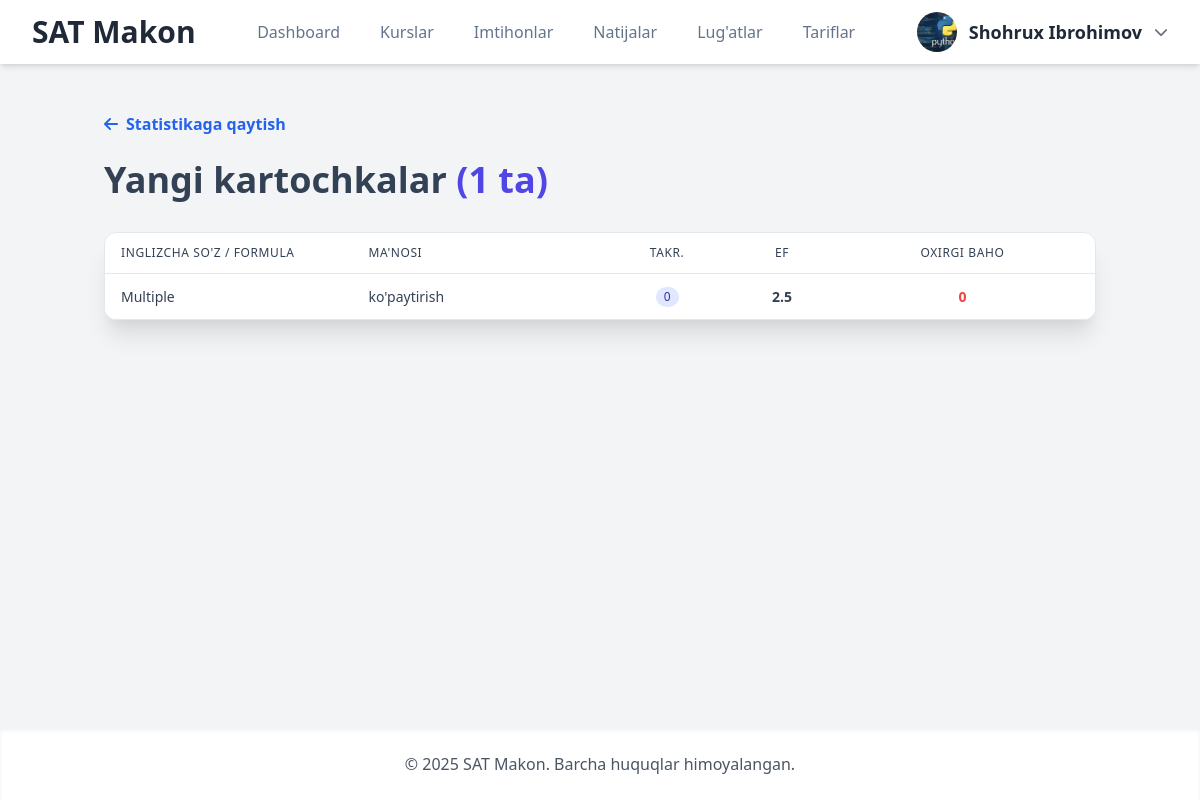
Page /edu-pro/flashcards/list/new/ (signed in) on the committed database.
### Mock/models.py (models this page shows, shortened)
class CustomUser(AbstractUser):
    first_name = None
    last_name = None
    full_name = models.CharField(max_length=255, verbose_name="To'liq ism (F.I.Sh)")
    email = models.EmailField(unique=True, verbose_name="Elektron pochta")
    phone_number = models.CharField(max_length=20, unique=True, null=True, blank=True, verbose_name="Telefon raqami")
    center = models.ForeignKey(
        Center,
        on_delete=models.SET_NULL,
        null=True,
        blank=True,
        related_name='members',
        verbose_name="O'quv Markazi"
    )
    ROLE_CHOICES = [
        ('student', "O'quvchi"),
        ('teacher', "O'qituvchi"),
        ('center_admin', "Markaz Admini"),
        ('admin', "Platforma Super Admini"),
    ]
    role = models.CharField(max_length=20, choices=ROLE_CHOICES, default='student', verbose_name="Foydalanuvchi roli")
    profile_picture = models.ImageField(upload_to='profile_pics/', null=True, blank=True, verbose_name="Profil rasmi")
    bio = models.TextField(max_length=500, blank=True, verbose_name="O'zi haqida")
    ability = models.FloatField(default=0.0, verbose_name="Foydalanuvchi qobiliyati (Rasch)")
    teacher = models.ForeignKey(
        'self',
        on_delete=models.SET_NULL,
        null=True,
        blank=True,
        limit_choices_to=models.Q(role='teacher') | models.Q(role='center_admin'),
        related_name='students',
        verbose_name="Biriktirilgan Ustoz/Admin"
    )
    is_approved = models.BooleanField(default=True, verbose_name="Tasdiqlangan")
    is_banned = models.BooleanField(default=False, verbose_name="Bloklangan")
    USERNAME_FIELD = 'username'
    REQUIRED_FIELDS = ['email', 'full_name']
    def get_full_name(self):
        return self.full_name.strip()
    class Meta:
        verbose_name = "Foydalanuvchi"
        verbose_name_plural = "Foydalanuvchilar"

class Flashcard(models.Model):
    CONTENT_TYPE_CHOICES = [
        ('word', _("So'z/Ibora")),
        ('formula', _("Formula"))
    ]
    content_type = models.CharField(
        max_length=20,
        choices=CONTENT_TYPE_CHOICES,
        default='word',
        verbose_name=_("Kontent turi")
    )
    english_content = RichTextUploadingField(verbose_name=_("Inglizcha kontent"))
    uzbek_meaning = RichTextUploadingField(verbose_name=_("O'zbekcha ma'nosi"))
    context_sentence = RichTextUploadingField( blank=True,  null=True,  verbose_name=_("Kontekst (gap)"))
    author = models.ForeignKey( settings.AUTH_USER_MODEL, on_delete=models.CASCADE, related_name='flashcards', verbose_name=_("Muallif"))
    source_question = models.ForeignKey( 'Question', on_delete=models.SET_NULL, related_name='associated_flashcards', verbose_name=_("Manba-savol"), null=True, blank=True)
    center = models.ForeignKey(
        'Center',
        on_delete=models.CASCADE,
        related_name='flashcards',
        verbose_name=_("Tegishli Markaz"),
        null=True
    )
    created_at = models.DateTimeField(auto_now_add=True)
    class Meta:
        verbose_name = _("Flashcard (lug'at)")
        verbose_name_plural = _("Flashcardlar (lug'atlar)")
        unique_together = ('english_content', 'center')
        ordering = ['english_content']

### Mock/views.py (the view, shortened to what this page needs)
# urls.py: path('<slug:slug>/flashcards/list/<str:status_filter>/', views.flashcard_status_list_view, name='flashcard_status_list'),
@login_required
def flashcard_status_list_view(request, slug, status_filter):
    try:
        center = get_object_or_404(Center, slug=slug)
    except NameError:
        return redirect('index')
    if request.user.center != center:
        messages.error(request, "Bu markaz kartochkalariga kirishga ruxsatingiz yo'q.")
        return redirect('index')
    valid_statuses = ['learning', 'learned', 'new']
    if status_filter not in valid_statuses:
        messages.error(request, "Noto‘g‘ri status filtri.")
        return redirect('my_flashcards', slug=slug)
    title_map = {
        'learned': "O'zlashtirilgan kartochkalar",
        'learning': "O'rganilayotgan kartochkalar",
        'new': "Yangi kartochkalar"
    }
    page_title = title_map[status_filter]
    base_qs = Flashcard.objects.filter(center=center).select_related('author')
    if status_filter == 'new':
        flashcards_qs = base_qs.exclude(user_statuses__user=request.user).order_by('id')
        status_data = {}
    flashcards_list = []
    for fc in flashcards_qs:
        info = status_data.get(fc.id, {})
        next_review = info.get('next_review_at')
        time_until = ""
        flashcards_list.append({
            'id': fc.id,
            'english_content': bleach.clean(html.unescape(fc.english_content), tags=[], strip=True),
            'uzbek_meaning': bleach.clean(html.unescape(fc.uzbek_meaning), tags=[], strip=True),
            'repetition_count': info.get('repetition_count', 0),
            'ease_factor': f"{info.get('ease_factor', 2.5):.1f}",
            'review_interval': info.get('review_interval', 0),
            'next_review_at': next_review,
            'next_review_time_until': time_until,
            'last_rating': info.get('last_quality_rating', 0),
        })
    context = {
        'center': center,
        'page_title': page_title,
        'flashcards_list': flashcards_list,
        'status_filter': status_filter
    }
    return render(request, 'student/flashcard_list_table.html', context)

### Mock/context_processors.py (called while the page is built)
def global_context(request):
    default_name = "SAT Makon"
    context = {
        'CENTER_NAME': default_name,
        'center': None,
        'CENTER_SLUG': None,
    }
    if request.user.is_authenticated:
        user = request.user
        if hasattr(user, 'center') and user.center:
            current_center = user.center
            context['center'] = current_center
            context['CENTER_SLUG'] = current_center.slug
            context['CENTER_NAME'] = current_center.name
        if user.is_superuser:
            context['CENTER_NAME'] = default_name
            context['center'] = None
            context['CENTER_SLUG'] = None
    return context

### Mock/templates/student/flashcard_list_table.html (shortened to what this page needs)
{% extends 'base.html' %}
{% load static %}
{% block content %}
<div class="container mx-auto px-4 py-8">
    <a href="{% url 'my_flashcards' center.slug %}" class="text-blue-600 hover:text-blue-800 flex items-center mb-6 font-semibold">
        <i class="fas fa-arrow-left mr-2"></i> Statistikaga qaytish
    </a>
    <h1 class="text-3xl sm:text-4xl font-extrabold text-slate-800 mb-8">
        {{ page_title }}
        <span class="text-indigo-600">({{ flashcards_list|length }} ta)</span>
    </h1>
    {% if flashcards_list %}
        <div class="hidden sm:block overflow-x-auto bg-white rounded-xl shadow-xl border border-slate-200">
            <table class="min-w-full divide-y divide-slate-200">
                <thead class="bg-slate-50">
                    <tr>
                        <th class="px-4 py-3 text-left text-xs font-medium text-slate-500 uppercase tracking-wider w-1/4">Inglizcha so'z / Formula</th>
                        <th class="px-4 py-3 text-left text-xs font-medium text-slate-500 uppercase tracking-wider w-1/4">Ma'nosi</th>
                        <th class="px-2 py-3 text-center text-xs font-medium text-slate-500 uppercase tracking-wider">Takr.</th>
                        <th class="px-2 py-3 text-center text-xs font-medium text-slate-500 uppercase tracking-wider">EF</th>
                        <th class="px-2 py-3 text-center text-xs font-medium text-slate-500 uppercase tracking-wider">Oxirgi Baho</th>
                    </tr>
                </thead>
                <tbody class="bg-white divide-y divide-slate-200">
                    {% for fc in flashcards_list %}
                    <tr class="hover:bg-slate-50">
                        <td class="px-4 py-3 text-sm font-medium text-slate-900">{{ fc.english_content }}</td>
                        <td class="px-4 py-3 text-sm text-slate-600">{{ fc.uzbek_meaning }}</td>
                        <td class="px-2 py-3 whitespace-nowrap text-center text-sm font-bold">
                            <span class="inline-flex items-center px-2 py-0.5 rounded-full text-xs font-medium {% if fc.repetition_count >= 5 %}bg-green-100 text-green-800{% else %}bg-indigo-100 text-indigo-800{% endif %}">
                                {{ fc.repetition_count }}
                            </span>
                        </td>
                        <td class="px-2 py-3 whitespace-nowrap text-center text-sm font-bold text-slate-700">{{ fc.ease_factor }}</td>
                        <td class="px-2 py-3 whitespace-nowrap text-center text-sm">
                            {% if fc.last_rating == 0 %}
                                <span class="text-red-500 font-bold">0</span>
                            {% elif fc.last_rating >= 4 %}
                                <span class="text-green-600 font-bold">{{ fc.last_rating }}</span>
                            {% elif fc.last_rating >= 1 %}
                                <span class="text-yellow-600 font-bold">{{ fc.last_rating }}</span>
                            {% else %}
                                -
                            {% endif %}
                        </td>
                    </tr>
                    {% endfor %}
                </tbody>
            </table>
        </div>
    {% endif %}
</div>
{% endblock %}

### Mock/templates/header.html (shortened to what this page needs)
{% load static i18n %}
<header class="bg-white shadow-md sticky top-0 z-50">
    <div class="container max-w-7xl mx-auto px-4 sm:px-6 lg:px-8">
        <div class="flex items-center justify-between h-16">
            <div class="flex-shrink-0">
                <a href="{% url 'index' %}" class="text-3xl font-bold text-gray-800">{{ CENTER_NAME }}</a>
            </div>
            <nav class="hidden md:flex md:items-center md:space-x-2 lg:space-x-4">
                {% if user.is_authenticated and user.role == 'student' %}
                <a href="{% url 'dashboard' slug=request.user.center.slug %}" class="nav-link {% if request.resolver_match.url_name == 'dashboard' %}active{% endif %}">Dashboard</a>
                <a href="{% url 'all_courses' center.slug %}" class="nav-link ">Kurslar</a>
                <a href="{% url 'all_exams' center.slug %}" class="nav-link {% if request.resolver_match.url_name == 'all_exams' %}active{% endif %}">Imtihonlar</a>
                <a href="{% url 'completed_exams' center.slug %}" class="nav-link {% if request.resolver_match.url_name == 'completed_exams' %}active{% endif %}">Natijalar</a>
                <a href="{% url 'my_flashcards' center.slug %}" class="nav-link {% if request.resolver_match.url_name == 'my_flashcards' %}active{% endif %}">Lug'atlar</a>
                <a href="{% url 'price' center.slug %}" class="nav-link {% if request.resolver_match.url_name == 'price' %}active{% endif %}">Tariflar</a>
                {% elif user.is_authenticated and user.role == 'admin' %}
                <a href="{% url 'center_list' %}" class="nav-link {% if request.resolver_match.url_name == 'center_list' %}active{% endif %}">O'quv markazlar</a>
                {% endif %}
            </nav>
            <div class="flex items-center space-x-4">
                {% if user.is_authenticated %}
                <div class="hidden md:block relative">
                    <button id="dropdownButton" class="flex items-center space-x-3 focus:outline-none">
                        {% if user.profile_picture %}
                            <img class="h-10 w-10 rounded-full object-cover" src="{{ user.profile_picture.url }}" alt="Profil rasmi">
                        {% else %}
                            <span class="h-10 w-10 rounded-full bg-blue-500 flex items-center justify-center text-white font-bold text-lg">
                                {{ user.username|first|upper }}
                            </span>
                        {% endif %}
                        <span class="font-semibold text-lg text-gray-800">{{ user.get_full_name|default:user.username }}</span>
                        <i class="fas fa-chevron-down text-gray-500 text-sm"></i>
                    </button>
                </div>
                {% else %}
                <div class="hidden md:block">
                       <a href="{% url 'login' %}" class="nav-link"><i class="fa-brands fa-telegram mr-1"></i> Kirish</a>
                </div>
                {% endif %}
            </div>
        </div>
    </div>
</header>

### Mock/static/css/custom.css (style rules this page uses)
:root { --primary-color: #4f46e5; --secondary-color: #0ea5e9; --success-color: #10b981; --danger-color: #ef4444; --slate-text: #334155; --slate-light: #64748b; --slate-bg: #f8fafc; --card-bg: #ffffff; --card-border: #eef2ff; --card-shadow: 0 4px 6px -1px rgb(0 0 0 / 0.05), 0 2px 4px -2px rgb(0 0 0 / 0.06); --card-shadow-hover: 0 10px 15px -3px rgb(0 0 0 / 0.07), 0 4px 6px -2px rgb(0 0 0 / 0.05); }
body { background-color: var(--slate-bg); color: var(--slate-text); font-family: 'Inter', sans-serif; -webkit-font-smoothing: antialiased; -moz-osx-font-smoothing: grayscale; }
.nav-link, .mobile-nav-link { display: block; padding: 0.5rem 0.75rem; border-radius: 0.5rem; font-weight: 500; color: var(--slate-light); transition: all 0.2s ease; text-decoration: none; white-space: nowrap; }

### rows in the picture
CustomUser: profile_picture (picture), get_full_name "Shohrux Ibrohimov"
Flashcard: english_content "Multiple", uzbek_meaning "ko'paytirish", repetition_count "0", ease_factor "2.5"

### other values in the picture
{{ CENTER_NAME }} "SAT Makon"
{{ page_title }} "Yangi kartochkalar"
{{ flashcards_list|length }} "1"
